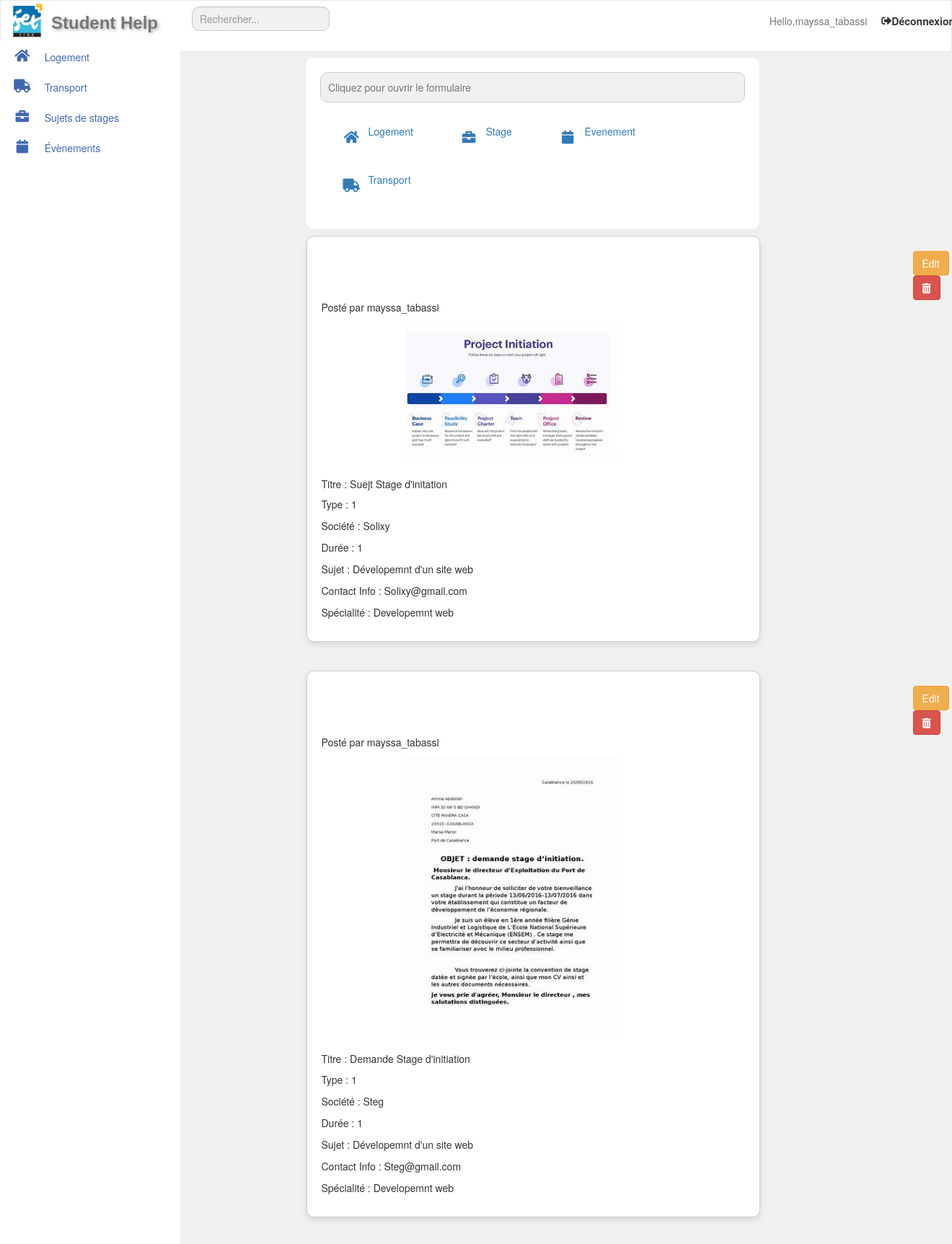
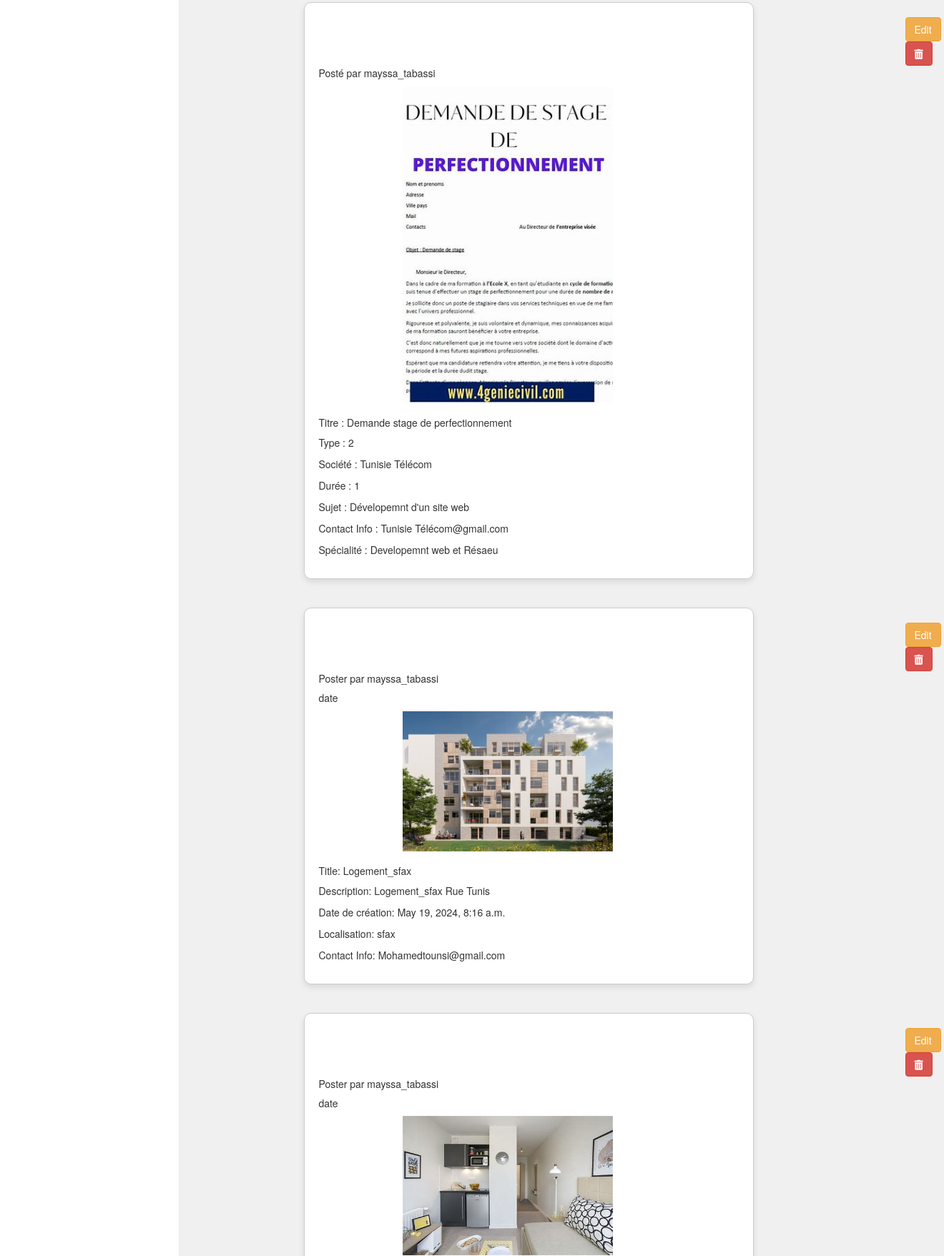
The app's page /mespost/ (signed in, upper part) with its own data (2 pictures, top to bottom).
### Student/models.py (models this page shows)
class Post(models.Model):
    OFFRE = 0
    DEMANDE = 1
    TYPE_CHOICES = [
        (OFFRE, 'Offre'),
        (DEMANDE, 'Demande'),
    ]
    Title = models.CharField(max_length=200)
    Type = models.IntegerField(choices=TYPE_CHOICES)
    Date = models.DateTimeField(default=timezone.now)
    Image = models.ImageField(upload_to='media', blank=True)
    author = models.ForeignKey(User, on_delete=models.CASCADE, null=True)
    def image_preview(self):
        if self.Image:
            return mark_safe('<img src="{}" width="150" height="150" />'.format(self.Image.url))
        else:
            return 'No Image'
    class Meta:
        abstract = True

class Stage(Post):
    OUVRIER = 1
    TECHNICIEN = 2
    PFE = 3
    TYPE_CHOICES = [
        (OUVRIER, 'Ouvrier'),
        (TECHNICIEN, 'Technicien'),
        (PFE, 'Projet de Fin dÉtudes'),
    ]
    Stage_type = models.IntegerField(choices=TYPE_CHOICES)
    Société = models.CharField(max_length=200)
    Durée = models.IntegerField()
    Sujet = models.CharField(max_length=200)
    Contactinfo = models.CharField(max_length=200)
    Spécialité = models.CharField(max_length=100)

class Logement(Post):
    Localisation = models.CharField(max_length=200)
    Description = models.TextField()
    Contactinfo = models.CharField(max_length=200)

### Student/views.py (the view)
# urls.py: path('mespost/', MesPostView.as_view(), name='mespost-view'),
class MesPostView(LoginRequiredMixin, View):
    def get(self, request, *args, **kwargs):
        user = request.user
        stage_posts = Stage.objects.filter(author=user)
        logement_posts = Logement.objects.filter(author=user)
        club_posts = ÉvenClub.objects.filter(author=user)
        social_posts = ÉvenSocial.objects.filter(author=user)
        transport_posts = Transport.objects.filter(author=user)
        recommandation_posts = Recommandation.objects.filter(author=user)
        context = {
            'stage_posts': stage_posts,
            'logement_posts': logement_posts,
            'club_posts': club_posts,
            'social_posts': social_posts,
            'transport_posts': transport_posts,
            'recommandation_posts': recommandation_posts,
        }
        return render(request,'List/mespost.html', context)

### templates/List/mespost.html (shortened to what this page needs)
{% extends 'base.html' %}
{% block content %}
<div class="card">
    <input type="text" placeholder="Cliquez pour ouvrir le formulaire" onclick="window.location.href='{% url 'create-logement' %}'">
    <div class="buttons">
        <a class="button" href="{% url 'create-logement' %}">
            <span class="fa-stack fa-lg pull-left"><i class="fa fa-home fa-stack-1x"></i></span>
            Logement
        </a>
        <a class="button" href="{% url 'create-stage' %}">
            <span class="fa-stack fa-lg pull-left"><i class="fa fa-briefcase fa-stack-1x"></i></span>
            Stage
        </a>
        <div class="dropdown">
            <a class="button" href="#">
                <span class="fa-stack fa-lg pull-left"><i class="fa fa-calendar fa-stack-1x"></i></span>
                Evenement
            </a>
        </div>
        <a class="button" href="{% url 'create-transport' %}">
            <span class="fa-stack fa-lg pull-left"><i class="fa fa-truck fa-stack-1x "></i></span>
            Transport
        </a>
    </div>
</div>
{% for post in stage_posts %}
    <div class="card2">
        <div class="position-relative">
            <div class="button-container">
                <button style="margin-left: 820px;" class="btn btn-warning" onclick="window.location.href='{% url 'Stage-update' post.pk %}'>
                    <i class="far fa-pen-to-square></i>Edit
                </button>
                <button  style="margin-left: 820px;" class="btn btn-danger" onclick="if(confirm('Êtes-vous sûr de vouloir supprimer cet élément ?')){ window.location.href='{% url 'stage-delete' post.pk %}';}">
                    <i class="fas fa-trash-alt"></i>
                </button>
            </div>
        </div>
        <p class="card-text">Posté par {{ post.author }}</p>
        {% if post.Image %}
        {{ post.image_preview|safe }}
        {% else %}
            <img src="media/anonyme1.png">
        {% endif %}
                <div class="card-body">
                    <h5 class="card-title">Titre : {{ post.Title }}</h5>
                    <p class="card-text">Type : {{ post.Stage_type }}</p>
                    <p class="card-text">Société : {{ post.Société }}</p>
                    <p class="card-text">Durée : {{ post.Durée }}</p>
                    <p class="card-text">Sujet : {{ post.Sujet }}</p>
                    <p class="card-text">Contact Info : {{ post.Contactinfo }}</p>
                    <p class="card-text">Spécialité : {{ post.Spécialité }}</p>
                </div>
            </div>
{% endfor %}
{% for post in logement_posts %}
            <div class="card2" >
                <div class="button-container">
                    <button style="margin-left: 820px;" class="btn btn-warning" onclick="window.location.href='#'>
                        <i class="far fa-pen-to-square></i>Edit
                    </button>
                    <button  style="margin-left: 820px;" class="btn btn-danger" onclick="if(confirm('Êtes-vous sûr de vouloir supprimer cet élément ?')){ window.location.href='{% url 'stage-delete' post.pk %}';}">
                        <i class="fas fa-trash-alt"></i>
                    </button>
                </div>
                <p class="card-text">Poster par {{ post.author }}</p>
                <h5>date</h5>
                {% if post.Image %}
                {{ post.image_preview|safe }}
           {% else %}
               <img src="media/anonyme1.png">
           {% endif %}
                <div class="card-body">
                    <h5 class="card-title">Title: {{ post.Title }}</h5>
                    <p class="card-text">Description: {{ post.Description }}</p>
                    <p class="card-text">Date de création: {{ post.Date }}</p>
                    <p class="card-text">Localisation: {{ post.Localisation }}</p>
                    <p class="card-text">Contact Info: {{ post.Contactinfo }}</p>
                </div>
            </div>
{% endfor %}
{% endblock %}

### templates/navbar.html (shortened to what this page needs)
{% load static %}
<nav class="navbar navbar-default no-margin" style="background-color: white; position: fixed; width: 100%; z-index: 1000;">
   <div class="navbar-header fixed-brand">
        <img src="{% static 'iset.jpg' %}" alt="">
        <div class="logo">
            <a class="navbar-brand" href="">Student Help</a>
        </div>
</div>
        <form class="navbar-form navbar-left compact-search-form" method="GET" action="{% url 'search' %}">
            <div class="form-group">
                <input type="text" class="form-control" name="q" placeholder="Rechercher...">
            </div>
        </form>
        <ul class="nav navbar-nav navbar-right">
            {% if user.is_authenticated %}
            <li >
                <a class="nav-link" href="#"style="padding: 18px 10px;">Hello,{{user}}</a>
            </li>
            <li class="nav-item active">
                <form action="{% url 'logout' %}" method="post">
                    <button type="submit" class="nav-link custom-link" style="padding: 18px 10px;">
                        <i class="fas fa-sign-out-alt"></i>
                        Déconnexion
                    </button>
                </form>
            </li>
            {% endif %}
        </ul>
</nav>

### templates/navbar.html (style rules this page uses)
.custom-link { border: none; background: none; padding: 0; color: #333; font-weight: bold; text-decoration: none; display: flex; align-items: center; }
.navbar-default .navbar-brand { color: #0a68ba; text-shadow: 2px 2px 4px rgba(0, 0, 0, 0.3); font-weight: bold; font-size: 24px; font-family: 'Arial', sans-serif; margin-left: 55px; margin-top: -49px; margin-bottom: 3px; }
img { width: 55px; margin-left: 10px; margin-button: 5px; }

### templates/sidebar.html (style rules this page uses)
.fixed-brand { width: auto; }
.no-margin { margin: 0; }
@media (min-width: 768px) { .fixed-brand { width: 250px; } }

### templates/List/mespost.html (style rules this page uses)
.button-container button { margin-right: 80px; }
.button-container { display: flex; flex-direction: column; align-items: flex-start; }
.card2 img { width: 100%; height: auto; margin-bottom: 10px; }
.dropdown { position: relative; display: inline-block; }
.card2 { background-color: white; width: calc(65% - 40px); border: 1px solid #ccc; border-radius: 10px; padding: 20px; box-shadow: 0 4px 8px rgba(0, 0, 0, 0.1); margin-bottom: 40px; position: relative; left: 15%; bottom: 10px; }
.card2 img { max-width: 50%; height: auto; margin-left:20% }
input[type="text"] { width: 100%; background-color: #f0f0f0; padding: 10px; border: 1px solid #ccc; border-radius: 10px; margin-bottom: 20px; box-sizing: border-box; }
.button { background-color: white; padding: 10px 20px; text-align: left; text-decoration: none; display: inline-block; border-radius: 10px; margin-right: 10px; margin-bottom: 10px; }
.card { background-color: white; border-radius: 10px; padding: 20px; margin: 20px; width: calc(65% - 40px); margin-bottom: 20px; position: relative; left: 13%; margin-top: 60px; }

### records on screen
Stage: author "mayssa_tabassi", image_preview (picture), Title "Suejt Stage d'initation", Stage_type "1", Société "Solixy", Durée "1", Sujet "Dévelopemnt d'un site web", Contactinfo "Solixy@gmail.com", Spécialité "Developemnt web"
Stage: author "mayssa_tabassi", image_preview (picture), Title "Demande Stage d'initiation", Stage_type "1", Société "Steg", Durée "1", Sujet "Dévelopemnt d'un site web", Contactinfo "Steg@gmail.com", Spécialité "Developemnt web"
Stage: author "mayssa_tabassi", image_preview (picture), Title "Demande stage de perfectionnement", Stage_type "2", Société "Tunisie Télécom", Durée "1", Sujet "Dévelopemnt d'un site web", Contactinfo "Tunisie Télécom@gmail.com", Spécialité "Developemnt web et Résaeu"
Logement: author "mayssa_tabassi", image_preview (picture), Title "Logement_sfax", Description "Logement_sfax Rue Tunis", Date "May 19, 2024, 8:16 a.m.", Localisation "sfax", Contactinfo "Mohamedtounsi@gmail.com"
Logement: author "mayssa_tabassi", image_preview (picture)

### other values on screen
{{ user }} "mayssa_tabassi"
